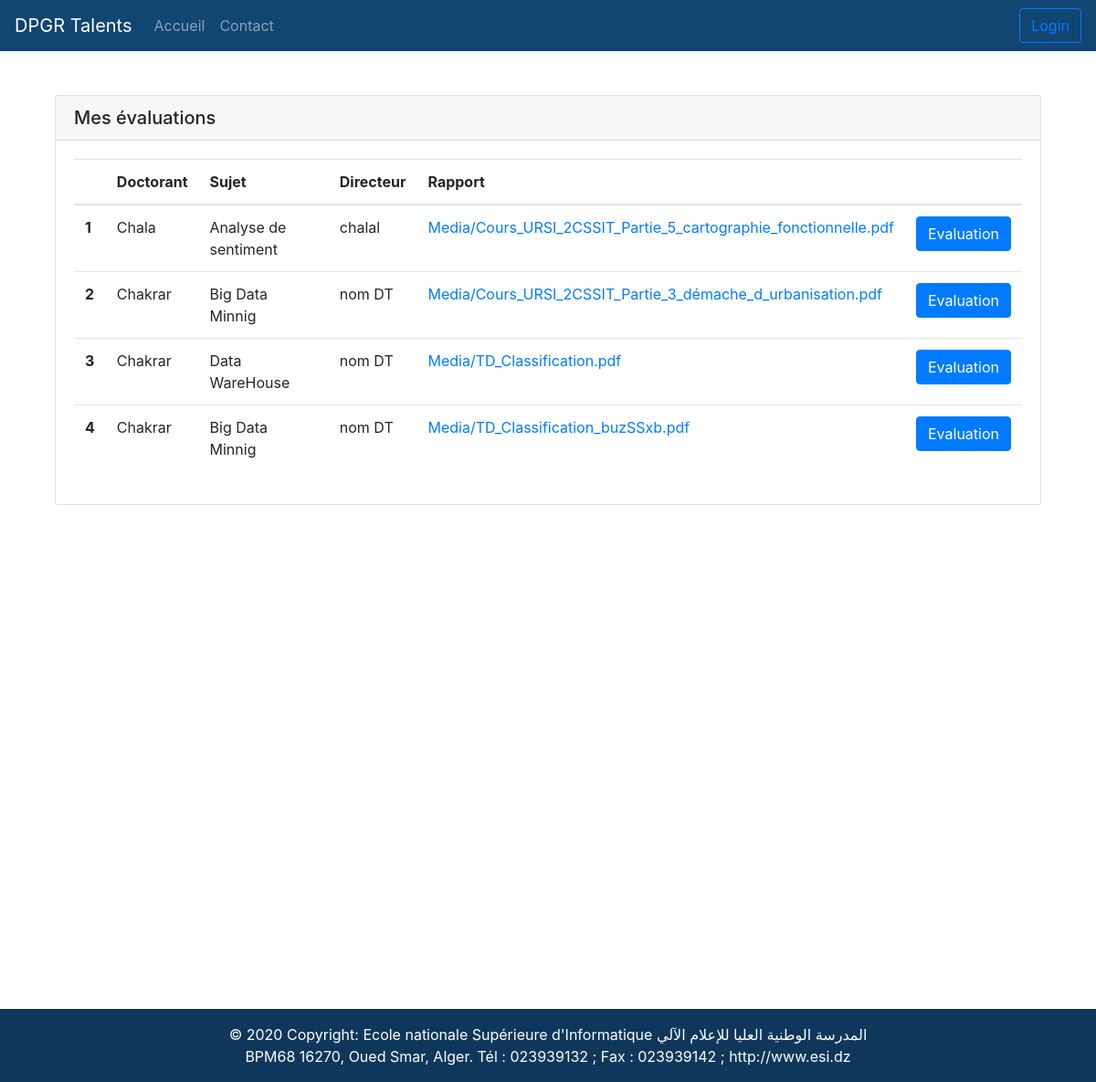
The app's page /ens_evals_list/ with its own data.
### app/models.py (models this page shows, shortened)
class Rapport(models.Model):
    pk = int
    Intitule = models.ForeignKey('app.These', on_delete=models.CASCADE)
    Prioritaire = models.ForeignKey("users.Doctorant", verbose_name=_("Prioritaire"), on_delete=models.CASCADE)
    Discription = models.TextField(_("Discription de rapport"))
    doc = models.FileField(_("doc"), upload_to='Media', max_length=100)
    Commentaire = models.TextField(_("Evaluer le rapport"),default=".")
    RPPRTslug = models.SlugField(blank=True, null=True)

class These(models.Model):
    Title = models.CharField(max_length=20,verbose_name=_('These name '))
    Discription = models.TextField(max_length=500,verbose_name=_('These Discription '))
    def __str__(self):
        return self.Title

### users/models.py (models this page shows, shortened)
class Doctorant(models.Model):
    user = models.OneToOneField(User,on_delete = models.CASCADE, primary_key = True)
    nom = models.CharField(max_length=20)
    prenom = models.CharField(max_length=20)
    phone= models.CharField(max_length=20)
    Adress = models.CharField(max_length=50)
    date_naissance = models.DateTimeField(verbose_name="date_joined")
    univ_origin = models.CharField(max_length=20)
    these = models.ForeignKey('app.These',related_name='theses',on_delete=models.CASCADE)
    anne_univ = models.IntegerField()
    master_D = models.CharField(max_length=20)
    dir_these = models.ForeignKey('DThese',related_name='theses',on_delete=models.CASCADE)

class DThese(models.Model):
    user = models.OneToOneField(User,on_delete = models.CASCADE, primary_key = True)
    nom = models.CharField(max_length=20)
    prenom = models.CharField(max_length=20)
    phone= models.CharField(max_length=20)
    Adress = models.CharField(max_length=50)
    date_naissance = models.DateTimeField(verbose_name="date_joined",auto_now_add=False)
    grade = models.ForeignKey('Grade',related_name='GDTheses',on_delete=models.CASCADE)
    def __str__(self):
        return  self.nom

### app/views.py (the view)
# urls.py: path('ens_evals_list/',app_views.ensevals_list_view,name='ensevals_list_view'),
def ensevals_list_view(request):
    queryset = Rapport.objects.all()
    context = {
        "enseval_list" : queryset
    }
    return render(request, "EnsEvalList.html", context)

### templates/EnsEvalList.html
{% extends 'base.html' %}
{% block content %}
<div class="container">
 <br><br>
  <div class="card">
    <h5 class="card-header">Mes évaluations </h5>
    <div class="card-body">
      <table class="table">
        <thead>
          <tr>
            <th scope="col"></th>
            <th scope="col">Doctorant</th>
            <th scope="col">Sujet</th>
            <th scope="col">Directeur</th>
            <th scope="col">Rapport</th>
            <th scope="col"></th>
          </tr>
        </thead>
        <tbody>
        {% for pln in enseval_list  %}
          <tr>
            <th scope="row">{{forloop.counter}}</th>
            <td>{{pln.Prioritaire.nom}}</td>
            <td>{{pln.Intitule}}</td>
            <td>{{pln.Prioritaire.dir_these}}</td>
            <td><a type="button" href="{{pln.doc.url}}" download="{{pln.doc.url}}">{{pln.doc}}</a></td>
            <td><a href="{% url 'evaluer_rpprt_view' %}" type="submit" class="btn btn-primary">Evaluation</a></td>
          </tr>
        {% endfor %}
        </tbody>
      </table>
    </div>
   </div>
</div>
<br><br><br><br><br><br><br><br><br><br><br><br><br><br>
{% endblock %}

### records on screen
Rapport: Prioritaire.nom "Chala", Intitule "Analyse de sentiment", Prioritaire.dir_these "chalal", doc "Media/Cours_URSI_2CSSIT_Partie_5_cartographie_fonctionnelle.pdf"
Rapport: Prioritaire.nom "Chakrar", Intitule "Big Data Minnig", Prioritaire.dir_these "nom DT", doc "Media/Cours_URSI_2CSSIT_Partie_3_démache_d_urbanisation.pdf"
Rapport: Prioritaire.nom "Chakrar", Intitule "Data WareHouse", Prioritaire.dir_these "nom DT", doc "Media/TD_Classification.pdf"
Rapport: Prioritaire.nom "Chakrar", Intitule "Big Data Minnig", Prioritaire.dir_these "nom DT", doc "Media/TD_Classification_buzSSxb.pdf"
